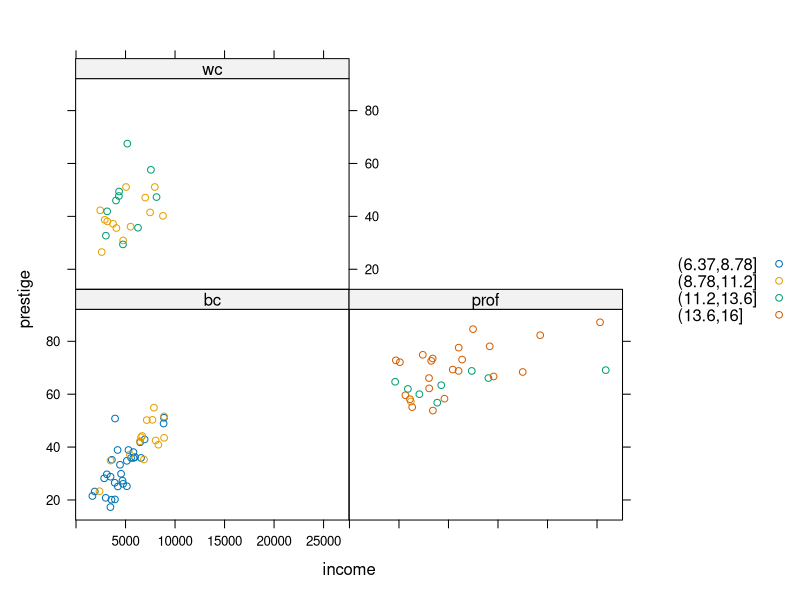

Write R code to recreate this figure.
#' ---
#' title: "Habits"
#' author: John Doe
#' date: March 22, 2005
#' output: ioslides_presentation
#' ---
#'   
#' # In the morning
#'   
#' ## Getting up | what i like to do first
#'   
#' > - Turn off alarm
#' > - Get out of bed
#' 
library(car)
Prestige
#' ----
library(latticeExtra)
#' ----
#+ results='asis',echo=FALSE
xyplot(prestige~income|type, Prestige, groups = cut(education,4),
       auto.key = T)
#' ## Linear models
#' This is a linear model:
#' ### <b> 
fit <- lm(prestige ~ income * type, Prestige)
summary(fit)
#' ### </b>
#' and that was a linear model.
#' ## Breakfast
#' 
#' - Eat eggs
#' - Drink coffee
#' 
#' # In the evening
#' 
#' ## Dinner
#' 
#' - Eat spaghetti
#' - Drink wine
#' 
#' ----
#'   
#' ![picture of spaghetti](images/spaghetti.jpg)
#' 
#' ## Going to sleep
#' 
#' - Get in bed
#' - Count sheep
